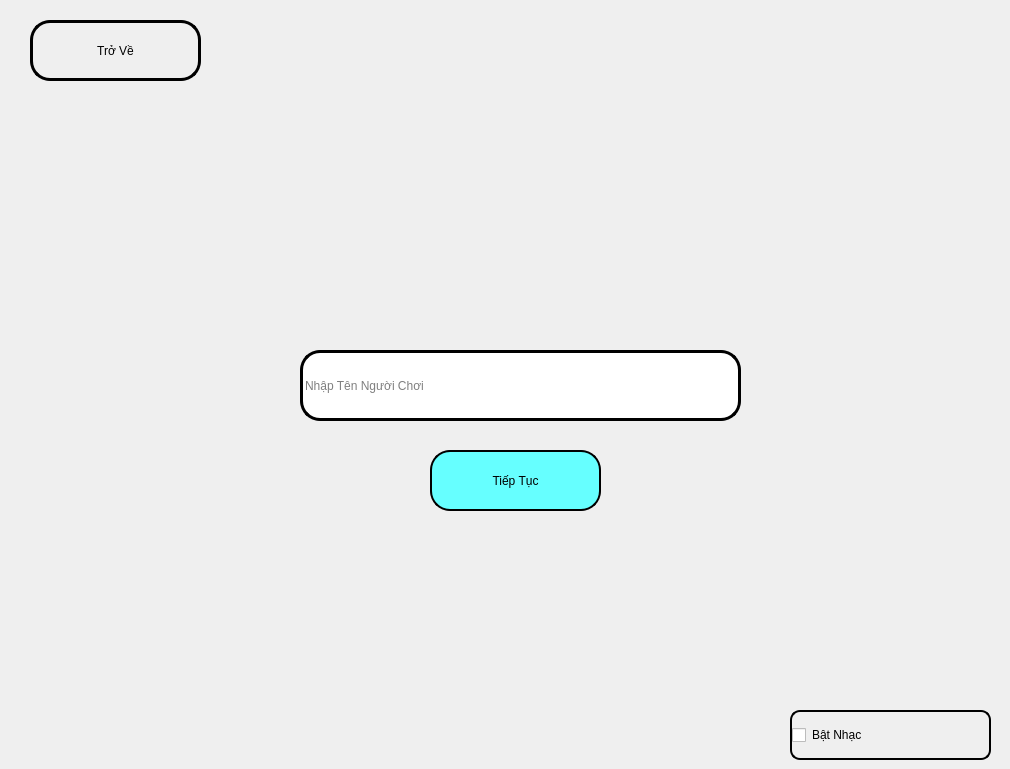
   <widget class="QWidget" name="page_1">
    <property name="styleSheet">
     <string notr="true">QWidget#page_1{
border-image:url(:/newPrefix/L-u-i-C-u-Ph-n-C-nh-Ho-t-H-nh-Game-Truy-n.jpg_Q90.jpg_.webp);
}</string>
    </property>
    <widget class="QLabel" name="lbSUDOKU_3">
     <property name="geometry">
      <rect>
       <x>10</x>
       <y>160</y>
       <width>991</width>
       <height>131</height>
      </rect>
     </property>
     <property name="focusPolicy">
      <enum>Qt::NoFocus</enum>
     </property>
     <property name="styleSheet">
      <string notr="true">text-align: center;</string>
     </property>
     <property name="text">
      <string>&lt;html&gt;&lt;head/&gt;&lt;body&gt;&lt;p align=&quot;center&quot;&gt;&lt;img src=&quot;:/newPrefix/icon/Screenshot_2022-12-26_230003-removebg-preview.png&quot;/&gt;&lt;/p&gt;&lt;/body&gt;&lt;/html&gt;</string>
     </property>
    </widget>
    <widget class="QLineEdit" name="leTenNhanVat">
     <property name="geometry">
      <rect>
       <x>300</x>
       <y>350</y>
       <width>441</width>
       <height>71</height>
      </rect>
     </property>
     <property name="styleSheet">
      <string notr="true">font: 20pt &quot;Consolas&quot;;
border-radius: 20px;
border: 3px solid black;</string>
     </property>
     <property name="placeholderText">
      <string>Nhập Tên Người Chơi</string>
     </property>
    </widget>
    <widget class="QPushButton" name="btnPrevious_index1">
     <property name="geometry">
      <rect>
       <x>30</x>
       <y>20</y>
       <width>171</width>
       <height>61</height>
      </rect>
     </property>
     <property name="cursor">
      <cursorShape>PointingHandCursor</cursorShape>
     </property>
     <property name="styleSheet">
      <string notr="true">QPushButton{
font: 75 15pt &quot;Consolas&quot;;
border-radius: 20px;
border: 3px solid black;
}

QPushButton:hover{
background-color: rgb(204,153,255);
}</string>
     </property>
     <property name="text">
      <string>Trở Về</string>
     </property>
     <property name="icon">
      <iconset resource="src.qrc">
       <normaloff>:/newPrefix/icon/left-arrow.png</normaloff>:/newPrefix/icon/left-arrow.png</iconset>
     </property>
     <property name="iconSize">
      <size>
       <width>40</width>
       <height>40</height>
      </size>
     </property>
    </widget>
    <widget class="QPushButton" name="btnNext">
     <property name="geometry">
      <rect>
       <x>430</x>
       <y>450</y>
       <width>171</width>
       <height>61</height>
      </rect>
     </property>
     <property name="cursor">
      <cursorShape>PointingHandCursor</cursorShape>
     </property>
     <property name="styleSheet">
      <string notr="true">QPushButton{
font: 75 15pt &quot;Consolas&quot;;
border-radius: 20px;
border: 2px solid black;
background-color: rgb(102,255,255);
}
QPushButton:hover{
background-color: rgb(108, 102, 255);
color: white;
}</string>
     </property>
     <property name="text">
      <string>Tiếp Tục</string>
     </property>
     <property name="iconSize">
      <size>
       <width>40</width>
       <height>40</height>
      </size>
     </property>
     <property name="checkable">
      <bool>false</bool>
     </property>
     <property name="autoRepeatDelay">
      <number>300</number>
     </property>
    </widget>
    <widget class="QCheckBox" name="checkbox_amnhac_inputname">
     <property name="geometry">
      <rect>
       <x>790</x>
       <y>710</y>
       <width>201</width>
       <height>50</height>
      </rect>
     </property>
     <property name="sizePolicy">
      <sizepolicy hsizetype="Preferred" vsizetype="Preferred">
       <horstretch>0</horstretch>
       <verstretch>0</verstretch>
      </sizepolicy>
     </property>
     <property name="minimumSize">
      <size>
       <width>50</width>
       <height>50</height>
      </size>
     </property>
     <property name="sizeIncrement">
      <size>
       <width>50</width>
       <height>50</height>
      </size>
     </property>
     <property name="baseSize">
      <size>
       <width>50</width>
       <height>50</height>
      </size>
     </property>
     <property name="cursor">
      <cursorShape>PointingHandCursor</cursorShape>
     </property>
     <property name="focusPolicy">
      <enum>Qt::NoFocus</enum>
     </property>
     <property name="styleSheet">
      <string notr="true">font: 15pt &quot;Consolas&quot;;
border:2px solid black;
border-radius: 10px;</string>
     </property>
     <property name="text">
      <string>Bật Nhạc</string>
     </property>
     <property name="iconSize">
      <size>
       <width>50</width>
       <height>50</height>
      </size>
     </property>
     <property name="autoExclusive">
      <bool>false</bool>
     </property>
    </widget>
    <widget class="QLabel" name="lb_thongbao">
     <property name="geometry">
      <rect>
       <x>380</x>
       <y>290</y>
       <width>541</width>
       <height>41</height>
      </rect>
     </property>
     <property name="styleSheet">
      <string notr="true">font-size: 20px;
color: blue;
text-align: center;</string>
     </property>
     <property name="text">
      <string/>
     </property>
    </widget>
   </widget>
